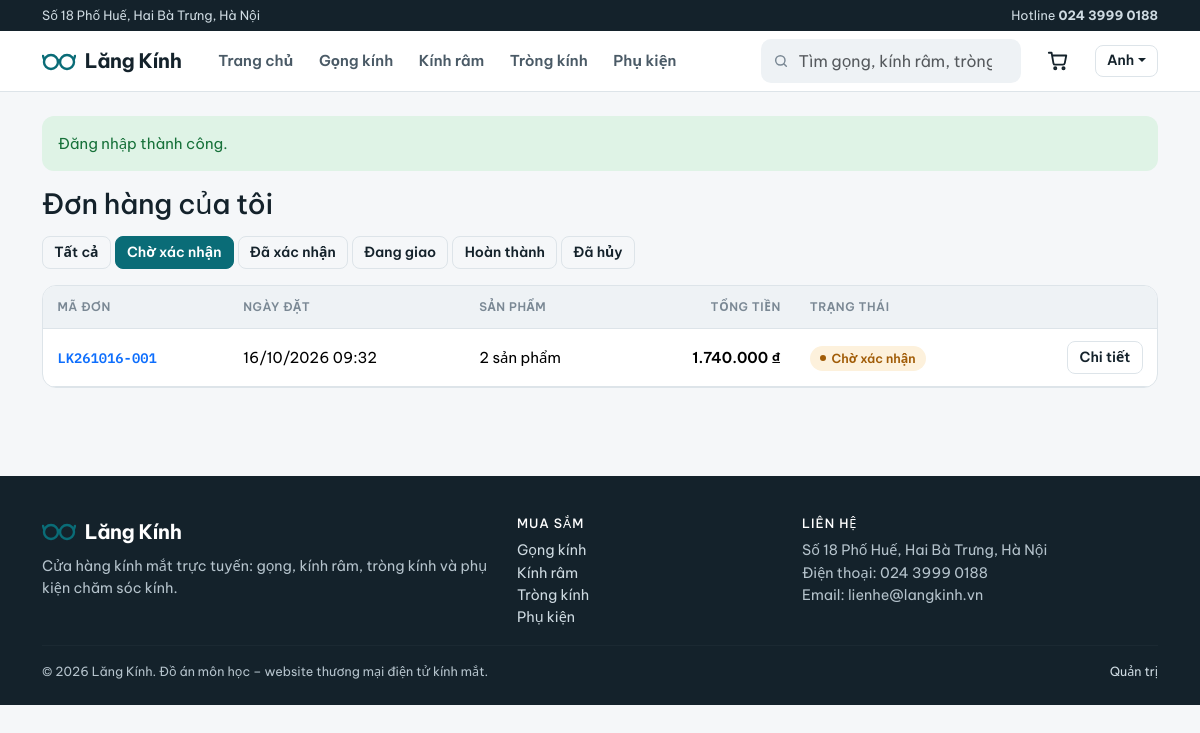
Page /public/don-hang?status=pending (signed in) on the committed database.
### tables this page shows
CREATE TABLE categories (
  id          INT UNSIGNED NOT NULL AUTO_INCREMENT,
  name        VARCHAR(100) NOT NULL,
  description VARCHAR(255) NOT NULL DEFAULT '',
  status      ENUM('visible','hidden') NOT NULL DEFAULT 'visible',
  created_at  DATETIME NOT NULL DEFAULT CURRENT_TIMESTAMP,
  PRIMARY KEY (id),
  UNIQUE KEY uq_categories_name (name)
);

CREATE TABLE users (
  id            INT UNSIGNED NOT NULL AUTO_INCREMENT,
  name          VARCHAR(100) NOT NULL,
  email         VARCHAR(150) NOT NULL,
  phone         VARCHAR(20)  NOT NULL DEFAULT '',
  address       VARCHAR(255) NOT NULL DEFAULT '',
  password_hash VARCHAR(255) NOT NULL,                        
  role          ENUM('customer','admin') NOT NULL DEFAULT 'customer',
  status        ENUM('active','locked')  NOT NULL DEFAULT 'active',
  created_at    DATETIME NOT NULL DEFAULT CURRENT_TIMESTAMP,
  updated_at    DATETIME NOT NULL DEFAULT CURRENT_TIMESTAMP ON UPDATE CURRENT_TIMESTAMP,
  PRIMARY KEY (id),
  UNIQUE KEY uq_users_email (email)
);

CREATE TABLE orders (
  id               INT UNSIGNED NOT NULL AUTO_INCREMENT,
  code             VARCHAR(20)  NOT NULL,                      
  user_id          INT UNSIGNED NOT NULL,
  receiver_name    VARCHAR(100) NOT NULL,
  receiver_phone   VARCHAR(20)  NOT NULL,
  receiver_address VARCHAR(255) NOT NULL,
  note             VARCHAR(500) NOT NULL DEFAULT '',
  payment_method   ENUM('cod','bank') NOT NULL DEFAULT 'cod',
  total_amount     DECIMAL(14,0) UNSIGNED NOT NULL,
  status           ENUM('pending','confirmed','shipping','done','cancelled') NOT NULL DEFAULT 'pending',
  created_at       DATETIME NOT NULL DEFAULT CURRENT_TIMESTAMP,
  updated_at       DATETIME NOT NULL DEFAULT CURRENT_TIMESTAMP ON UPDATE CURRENT_TIMESTAMP,
  PRIMARY KEY (id),
  UNIQUE KEY uq_orders_code (code),
  KEY idx_orders_user (user_id),
  KEY idx_orders_status_created (status, created_at),
  CONSTRAINT fk_orders_user FOREIGN KEY (user_id) REFERENCES users (id) ON DELETE RESTRICT
);

### app/controllers/OrderController.php (called while the page is built, shortened)
<?php
final class OrderController extends Controller
{
    public function index(): void
    {
        $status = input('status');
        $res = Order::forUser((int)Auth::id(), $status, input_int('page', 1), 8);
        $this->render('account/orders', [
            'title'  => 'Đơn hàng của tôi',
            'rows'   => $res['rows'],
            'pg'     => $res['pg'],
            'status' => $status,
        ]);
    }
}

### public/index.php (called while the page is built, shortened)
<?php
require APP_PATH . '/core/bootstrap.php';
$router = require APP_PATH . '/routes.php';
$router->dispatch($_SERVER['REQUEST_METHOD'] ?? 'GET', request_path());

### app/core/bootstrap.php (called while the page is built, shortened)
<?php
function config(string $path, $default = null)
{
    $v = $GLOBALS['LK_CONFIG'];
    foreach (explode('.', $path) as $k) {
        $v = $v[$k];
    }
    return $v;
}
spl_autoload_register(function (string $class) {
    foreach (['core', 'models', 'controllers', 'controllers/admin'] as $dir) {
        $file = APP_PATH . "/$dir/$class.php";
        if (is_file($file)) {
            return;
        }
    }
});
require APP_PATH . '/core/helpers.php';

### app/models/Order.php (called while the page is built, shortened)
<?php
final class Order
{
    public static function forUser(int $userId, string $status, int $page, int $per): array
    {
        $where = 'o.user_id = :uid';
        $params = ['uid' => $userId];
        if (isset(self::STATUS[$status])) {
            $where .= ' AND o.status = :st';
            $params['st'] = $status;
        }
        $total = (int)Database::value("SELECT COUNT(*) FROM orders o WHERE $where", $params);
        $pg = paginate($total, $page, $per);
        $rows = Database::all(
            "SELECT o.*, (SELECT COUNT(*) FROM order_details d WHERE d.order_id = o.id) AS line_count,
                    (SELECT COALESCE(SUM(d.quantity),0) FROM order_details d WHERE d.order_id = o.id) AS item_count
               FROM orders o WHERE $where ORDER BY o.created_at DESC, o.id DESC
              LIMIT {$pg['per']} OFFSET {$pg['offset']}",
            $params
        );
        return ['rows' => $rows, 'pg' => $pg];
    }
}

### app/core/Database.php (called while the page is built, shortened)
<?php
final class Database
{
    private static ?PDO $pdo = null;
    public static function pdo(): PDO
    {
        if (self::$pdo === null) {
            $c = config('db');
            $dsn = sprintf('mysql:host=%s;port=%s;dbname=%s;charset=%s', $c['host'], $c['port'], $c['name'], $c['charset']);
            try {
                self::$pdo = new PDO($dsn, $c['user'], $c['pass'], [
                    PDO::ATTR_ERRMODE            => PDO::ERRMODE_EXCEPTION,
                    PDO::ATTR_DEFAULT_FETCH_MODE => PDO::FETCH_ASSOC,
                    PDO::ATTR_EMULATE_PREPARES   => false,
                    PDO::MYSQL_ATTR_INIT_COMMAND => "SET NAMES utf8mb4, time_zone = '" . date('P') . "'",
                ]);
            } catch (PDOException $e) {
                throw new RuntimeException(
                    'Không kết nối được cơ sở dữ liệu. Hãy bật MySQL trong XAMPP và import database/langkinh.sql. (' . $e->getMessage() . ')'
                );
            }
        }
        return self::$pdo;
    }
    private static function run(string $sql, array $params = []): PDOStatement
    {
        $st = self::pdo()->prepare($sql);
        $i = 1;
        foreach ($params as $k => $v) {
            $name = is_int($k) ? $i++ : (str_starts_with((string)$k, ':') ? $k : ':' . $k);
            $type = is_int($v) ? PDO::PARAM_INT : (is_null($v) ? PDO::PARAM_NULL : PDO::PARAM_STR);
            $st->bindValue($name, $v, $type);
        }
        $st->execute();
        return $st;
    }
    public static function all(string $sql, array $params = []): array
    {
        return self::run($sql, $params)->fetchAll();
    }
    public static function one(string $sql, array $params = []): ?array
    {
        $r = self::run($sql, $params)->fetch();
        return $r === false ? null : $r;
    }
    public static function value(string $sql, array $params = [])
    {
        $r = self::run($sql, $params)->fetchColumn();
        return $r === false ? null : $r;
    }
}

### app/core/Auth.php (called while the page is built, shortened)
<?php
final class Auth
{
    private static ?array $cache = null;
    private static bool $loaded = false;
    public static function user(): ?array
    {
        if (!self::$loaded) {
            self::$loaded = true;
            $id = $_SESSION['uid'] ?? null;
            if ($id) {
                $u = Database::one('SELECT id, name, email, phone, address, role, status FROM users WHERE id = ?', [(int)$id]);
                if ($u && $u['status'] === 'active') {
                    self::$cache = $u;
                } else {
                    unset($_SESSION['uid']);
                }
            }
        }
        return self::$cache;
    }
    public static function check(): bool   { return self::user() !== null; }
}

### app/models/Category.php (called while the page is built, shortened)
<?php
final class Category
{
    public static function visible(): array
    {
        return Database::all("SELECT * FROM categories WHERE status = 'visible' ORDER BY id");
    }
}

### app/views/layouts/main.php (the view, shortened to what this page needs)
<?php
$path = request_path();
$user = Auth::user();
$nav = [['/', 'Trang chủ']];
foreach (Category::visible() as $c) {
    $nav[] = ['/san-pham?category=' . $c['id'], $c['name'], (int)$c['id']];
}
$curCat = input_int('category');
?>
<!doctype html>
<html lang="vi">
<head>
  <?php require APP_PATH . '/views/partials/head.php'; ?>
</head>
<body>
<div class="topbar d-none d-md-block">
  <div class="container d-flex justify-content-between">
    <span><?= e(config('shop.address')) ?></span>
    <span>Hotline <a href="tel:<?= e(preg_replace('/\s/', '', config('shop.phone'))) ?>"><strong><?= e(config('shop.phone')) ?></strong></a></span>
  </div>
</div>
<header class="site-header">
  <div class="container py-2 d-flex align-items-center gap-2 gap-lg-3 flex-wrap flex-xl-nowrap">
    <a class="brand" href="<?= url('/') ?>"><?php require APP_PATH . '/views/partials/logo.php'; ?> <?= e(config('shop.name')) ?></a>
    <nav class="nav-main d-none d-lg-flex ms-2" aria-label="Danh mục">
      <?php foreach ($nav as $n):
          $active = isset($n[2]) ? ($path === '/san-pham' && $curCat === $n[2]) : ($path === '/'); ?>
        <a href="<?= url($n[0]) ?>" class="<?= $active ? 'active' : '' ?>"><?= e($n[1]) ?></a>
      <?php endforeach; ?>
    </nav>
    <form class="search-box ms-auto" action="<?= url('/san-pham') ?>" method="get" role="search">
      <svg width="16" height="16" viewBox="0 0 24 24" fill="none" stroke="currentColor" stroke-width="2.2" stroke-linecap="round"><circle cx="11" cy="11" r="7"/><path d="m20 20-3.5-3.5"/></svg>
      <input class="form-control" type="search" name="q" value="<?= e(input('q')) ?>" placeholder="Tìm gọng, kính râm, tròng…" aria-label="Tìm kiếm">
    </form>
    <a class="cart-link" href="<?= url('/gio-hang') ?>" aria-label="Giỏ hàng">
      <svg width="22" height="22" viewBox="0 0 24 24" fill="none" stroke="currentColor" stroke-width="2" stroke-linecap="round" stroke-linejoin="round"><path d="M6 6h15l-1.6 8.4a2 2 0 0 1-2 1.6H9a2 2 0 0 1-2-1.6L5 3H2"/><circle cx="9" cy="20" r="1.2"/><circle cx="18" cy="20" r="1.2"/></svg>
    </a>
    <?php if ($user): ?>
      <div class="dropdown">
        <button class="btn btn-ghost btn-sm dropdown-toggle" data-bs-toggle="dropdown" type="button"><?= e(mb_substr(trim(strrchr(' ' . $user['name'], ' ')), 0, 18)) ?></button>
      </div>
    <?php else: ?>
      <a class="btn btn-ghost btn-sm" href="<?= url('/dang-nhap') ?>">Đăng nhập</a>
      <a class="btn btn-primary btn-sm d-none d-sm-inline-block" href="<?= url('/dang-ky') ?>">Đăng ký</a>
    <?php endif; ?>
  </div>
</header>
<main class="container py-4">
  <?php require APP_PATH . '/views/partials/flash.php'; ?>
  <?= $content ?>
</main>
<footer class="site-footer">
  <div class="container">
    <div class="row g-4">
      <div class="col-md-5">
        <div class="brand text-white mb-2"><?php require APP_PATH . '/views/partials/logo.php'; ?> <?= e(config('shop.name')) ?></div>
        <p class="mb-0">Cửa hàng kính mắt trực tuyến: gọng, kính râm, tròng kính và phụ kiện chăm sóc kính.</p>
      </div>
      <div class="col-6 col-md-3">
        <h6>Mua sắm</h6>
        <ul class="list-unstyled mb-0">
          <?php foreach (Category::visible() as $c): ?>
            <li><a href="<?= url('/san-pham', ['category' => $c['id']]) ?>"><?= e($c['name']) ?></a></li>
          <?php endforeach; ?>
        </ul>
      </div>
      <div class="col-6 col-md-4">
        <h6>Liên hệ</h6>
        <div><?= e(config('shop.address')) ?></div>
        <div>Điện thoại: <?= e(config('shop.phone')) ?></div>
        <div>Email: <?= e(config('shop.email')) ?></div>
      </div>
    </div>
    <hr style="border-color:rgba(255,255,255,.12)">
    <div class="d-flex justify-content-between flex-wrap gap-2 small">
      <span>© <?= date('Y') ?> <?= e(config('shop.name')) ?>. Đồ án môn học – website thương mại điện tử kính mắt.</span>
      <a href="<?= url('/admin/dang-nhap') ?>">Quản trị</a>
    </div>
  </div>
</footer>
</body>
</html>

### app/views/account/orders.php (shortened to what this page needs)
<h1 class="h3 mb-3">Đơn hàng của tôi</h1>
<ul class="nav nav-pills gap-1 mb-3 flex-wrap">
  <li class="nav-item"><a class="btn btn-sm <?= $status === '' ? 'btn-primary' : 'btn-ghost' ?>" href="<?= url('/don-hang') ?>">Tất cả</a></li>
  <?php foreach (Order::STATUS as $k => $label): ?>
    <li class="nav-item"><a class="btn btn-sm <?= $status === $k ? 'btn-primary' : 'btn-ghost' ?>" href="<?= url('/don-hang', ['status' => $k]) ?>"><?= e($label) ?></a></li>
  <?php endforeach; ?>
</ul>
<?php if (!$rows): ?>
  <div class="lk-card lk-card-pad text-center py-5">
    <h2 class="h5">Chưa có đơn hàng nào</h2>
    <p class="text-ink2"><?= $status ? 'Không có đơn nào ở trạng thái này.' : 'Hãy chọn một đôi kính ưng ý.' ?></p>
    <a class="btn btn-primary" href="<?= url('/san-pham') ?>">Mua sắm ngay</a>
  </div>
<?php else: ?>
  <div class="lk-card table-wrap">
    <table class="table table-hover">
      <thead><tr><th>Mã đơn</th><th>Ngày đặt</th><th>Sản phẩm</th><th class="text-end">Tổng tiền</th><th>Trạng thái</th><th></th></tr></thead>
      <tbody>
      <?php foreach ($rows as $o): ?>
        <tr>
          <td><a class="mono fw-semibold" href="<?= url('/don-hang/' . $o['id']) ?>"><?= e($o['code']) ?></a></td>
          <td class="num"><?= fdatetime($o['created_at']) ?></td>
          <td><?= (int)$o['item_count'] ?> sản phẩm</td>
          <td class="text-end num fw-semibold"><?= vnd($o['total_amount']) ?></td>
          <td><?= status_pill($o['status']) ?></td>
          <td class="text-end"><a class="btn btn-sm btn-ghost" href="<?= url('/don-hang/' . $o['id']) ?>">Chi tiết</a></td>
        </tr>
      <?php endforeach; ?>
      </tbody>
    </table>
  </div>
<?php endif; ?>

### app/core/helpers.php (shortened to what this page needs)
<?php
function e($value): string
{
    return htmlspecialchars((string)($value ?? ''), ENT_QUOTES | ENT_SUBSTITUTE, 'UTF-8');
}
function base_path(): string
{
    static $base = null;
    if ($base !== null) {
        return $base;
    }
    $cfg = config('app.base_path');
    $docRoot = isset($_SERVER['DOCUMENT_ROOT']) ? realpath($_SERVER['DOCUMENT_ROOT']) : false;
    $pub = realpath(PUBLIC_PATH);
    if ($docRoot && $pub && strpos($pub, $docRoot) === 0) {
        $base = str_replace('\\', '/', substr($pub, strlen($docRoot)));
    } else {
        $base = rtrim(str_replace('\\', '/', dirname($_SERVER['SCRIPT_NAME'] ?? '')), '/');
    }
    return $base = rtrim($base, '/');
}
function request_path(): string
{
    $path = rawurldecode((string)parse_url($_SERVER['REQUEST_URI'] ?? '/', PHP_URL_PATH));
    $base = base_path();
    if ($base !== '' && strpos($path, $base) === 0) {
        $path = substr($path, strlen($base));
    }
    $path = '/' . trim($path, '/');
    return $path;
}
function url(string $path = '/', array $query = []): string
{
    $u = base_path() . '/' . ltrim($path, '/');
    $u = rtrim($u, '/') === '' ? '/' : $u;
    if ($query) {
        $query = array_filter($query, fn($v) => $v !== '' && $v !== null);
        if ($query) {
            $u .= '?' . http_build_query($query);
        }
    }
    return $u;
}
function vnd($n): string
{
    return number_format((float)$n, 0, ',', '.') . ' ₫';
}
function fdatetime(?string $dt): string
{
    return $dt ? date('d/m/Y H:i', strtotime($dt)) : '';
}
function input(string $key, $default = ''): string
{
    $v = $_POST[$key] ?? $_GET[$key] ?? $default;
    return is_array($v) ? '' : trim((string)$v);
}
function status_pill(string $status): string
{
    $cls = Order::PILL[$status] ?? 'pill-mute';
    return '<span class="pill ' . $cls . '">' . e(Order::STATUS[$status] ?? $status) . '</span>';
}
function paginate(int $total, int $page, int $perPage): array
{
    $pages = max(1, (int)ceil($total / $perPage));
    $page = min(max(1, $page), $pages);
    return ['total' => $total, 'page' => $page, 'pages' => $pages, 'per' => $perPage, 'offset' => ($page - 1) * $perPage];
}

### app/core/Router.php (shortened to what this page needs)
<?php
final class Router
{
    private array $routes = [];
    private function add(string $method, string $pattern, string $handler, array $mw): void
    {
        $this->routes[] = compact('method', 'regex', 'handler', 'mw');
    }
    public function dispatch(string $method, string $path): void
    {
        foreach ($this->routes as $r) {
            if (!preg_match($r['regex'], $path, $m)) {
                continue;
            }
            foreach ($r['mw'] as $mw) {
                $this->runMiddleware($mw);
            }
            [$class, $action] = explode('@', $r['handler']);
            $params = array_map('intval', array_filter($m, 'is_string', ARRAY_FILTER_USE_KEY));
            (new $class())->$action(...array_values($params));
            return;
        }
    }
    private function runMiddleware(string $mw): void
    {
        switch ($mw) {
            case 'auth':
                if (!Auth::check() || Auth::isAdmin()) {
                    flash('warn', 'Vui lòng đăng nhập để tiếp tục.');
                    $_SESSION['intended'] = $_SERVER['REQUEST_METHOD'] === 'GET' ? request_path() : '/gio-hang';
                    redirect('/dang-nhap');
                }
                break;
        }
    }
}

### rows in the picture
categories: name "Gọng kính"
categories: name "Kính râm"
categories: name "Tròng kính"
categories: name "Phụ kiện"
users: name "Anh"
orders: code "LK261016-001", created_at "16/10/2026 09:32", item_count "2", total_amount "1.740.000 ₫", status "Chờ xác nhận"

### other values in the picture
$n[1] "Trang chủ"
$f['msg'] "Đăng nhập thành công."
$label "Chờ xác nhận"
$label "Đã xác nhận"
$label "Đang giao"
$label "Hoàn thành"
$label "Đã hủy"
